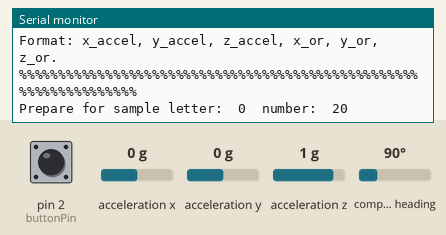
A sketch run on a simulated Arduino Uno, built with avr-gcc and run on an emulated ATmega328P. On the bench: the last lines printed to the serial monitor. Inputs (shaded band) come from the test bench; at power-on: pin 2 (buttonPin) LOW, acceleration x 0 g, acceleration y 0 g, acceleration z 1 g, compass heading 90°.

Above: at 3.2 s.
3.3 s: pin 2 (buttonPin) pulled HIGH for 2.9 s
At 5.08 s:
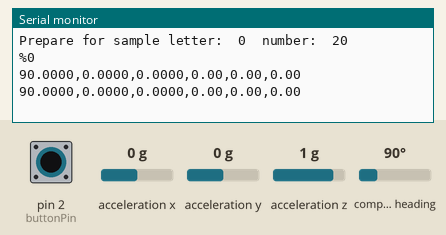
7.7 s: pin 2 (buttonPin) pulled HIGH for 2.9 s
At 11.8 s:
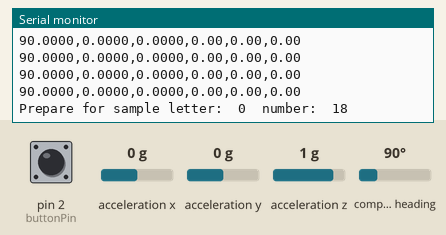

Measured:
- after the input at 3.3 s, the serial monitor: prints a new line after 1.7 s (image 1)
- after the input at 7.7 s, the serial monitor: prints a new line after 2.9 s (image 2)

The sketch:

collectData.ino
```cpp
#include <Wire.h>
#include <Adafruit_Sensor.h>
#include <Adafruit_BNO055.h>
#include <utility/imumaths.h>

Adafruit_BNO055 bno = Adafruit_BNO055(55);

const int buttonPin = 2;
const int NUM_OF_SAMPLES = 20;
int buttonState = 0;
bool finishedSampling = false;

const char sampleLetters[] = {'0', '8', '9'};
int remainingSamples = NUM_OF_SAMPLES + 1;
int sampleIndex = 0;

void setup(void)
{
  Serial.begin(115200);
  pinMode(buttonPin, INPUT);

  Serial.println("Orientation Sensor Test"); Serial.println("");

  /* Initialise the sensor */
  if(!bno.begin())
  {
    /* There was a problem detecting the BNO055 ... check your connections */
    Serial.print("Ooops, no BNO055 detected ... Check your wiring or I2C ADDR!");
    while(1);
  }

  Serial.println("Beginning output of accel and orientation. Note that gravity has been removed from samples.");
  Serial.println("Format: x_accel, y_accel, z_accel, x_or, y_or, z_or.");
  Serial.println("%%%%%%%%%%%%%%%%%%%%%%%%%%%%%%%%%%%%%%%%%%%%%%%%%%%%%%%%%%%%%%%%%%");
  delay(2000);

  bno.setExtCrystalUse(true);
}

void loop(void)
{
  buttonState = digitalRead(buttonPin);

  if (buttonState == HIGH) {
    /* Get a new sensor event */
    sensors_event_t event;
    imu::Vector<3> accel;
    bno.getEvent(&event);
    accel = bno.getVector(bno.VECTOR_LINEARACCEL);

    // display x,y,z orientation
    Serial.print(event.orientation.x, 4);
    Serial.print(",");
    Serial.print(event.orientation.y, 4);
    Serial.print(",");
    Serial.print(event.orientation.z, 4);
    Serial.print(",");

    // display x,y,z acceleration
    Serial.print(accel[0]);
    Serial.print(",");
    Serial.print(accel[1]);
    Serial.print(",");
    Serial.print(accel[2]);
    Serial.println("");

    delay(50);
  }
  else {
    remainingSamples--;

    if (remainingSamples <= 0) {
      remainingSamples = NUM_OF_SAMPLES;

      if (sampleIndex < 3) {
        sampleIndex++;
      }
      else {
        Serial.println("\n\n------------- FINISHED TRAINING ----------------\n\n");
        finishedSampling = true;
      }
    }

    prepareForNextSample();
  }
}

void prepareForNextSample() {
  buttonState = digitalRead(buttonPin);

  if (!finishedSampling) {
    Serial.print("\n\nPrepare for sample letter:\t");
    Serial.print(sampleLetters[sampleIndex]);
    Serial.print("\tnumber:\t");
    Serial.println(remainingSamples);
    Serial.println("\n\n");
  }

  while(buttonState == LOW) {
    delay(3000);
    buttonState = digitalRead(buttonPin);
  }

  // for parsing for the automation script
    Serial.print("%");
    Serial.println(sampleLetters[sampleIndex]);
}
```
